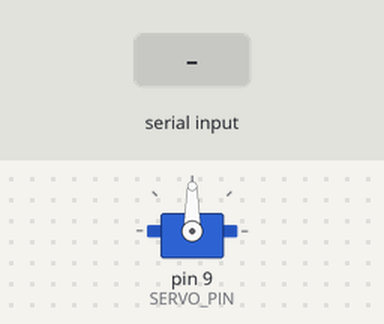
Simulated run of this sketch. Board: Arduino Uno, built with avr-gcc and run on an emulated ATmega328P. On the bench: servo. The test bench sets the inputs (shaded band). What the sketch prints to the serial monitor is not drawn.

Above: at 1.2 s.
1.3 s: "B" received over Serial
At 2.3 s:
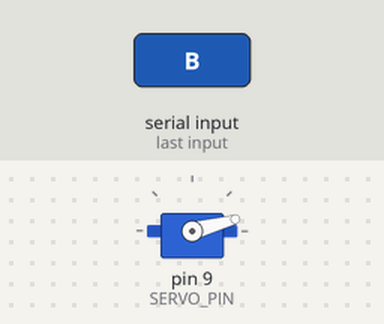
4.3 s: "N" received over Serial
At 5.7 s:
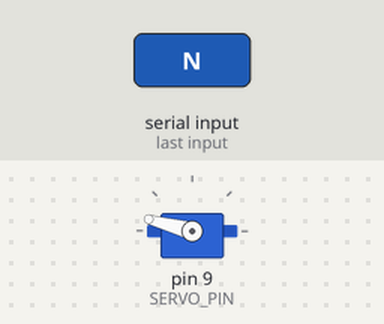
Timing chart, 0 to 7.8 s (numbered marks = the images above; inputs shaded):
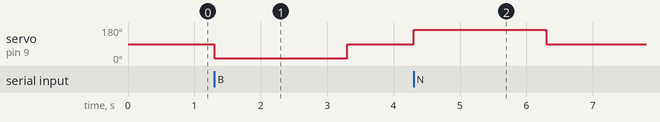

Measured:
- after the input at 1.3 s, servo on pin 9 (SERVO_PIN): 90° → 15° at once, → 90° 2.0 s later
- after the input at 4.3 s, servo on pin 9 (SERVO_PIN): 90° → 165° at once, → 90° 2.0 s later

The sketch:

smart_dustbin.ino
```cpp
#include <Servo.h>

Servo binServo;

// Configuration
const int SERVO_PIN = 9;
const int POS_CENTER = 90;
const int POS_BIO = 15;
const int POS_NON_BIO = 165;
const int DUMP_DELAY = 2000;

void setup() {
  Serial.begin(9600);
  binServo.attach(SERVO_PIN);
  binServo.write(POS_CENTER);
  Serial.println("Smart Dustbin Ready.");
}

void loop() {
  if (Serial.available() > 0) {
    char command = Serial.read();

    if (command == 'B') {
      // Biodegradable detected
      binServo.write(POS_BIO);
      delay(DUMP_DELAY);
      binServo.write(POS_CENTER); // Return to neutral
    }
    else if (command == 'N') {
      // Non-Biodegradable detected
      binServo.write(POS_NON_BIO);
      delay(DUMP_DELAY);
      binServo.write(POS_CENTER); // Return to neutral
    }

    // Clear out any extra data in the buffer to prevent spamming
    while(Serial.available() > 0) {
      Serial.read();
    }
  }
}
```
